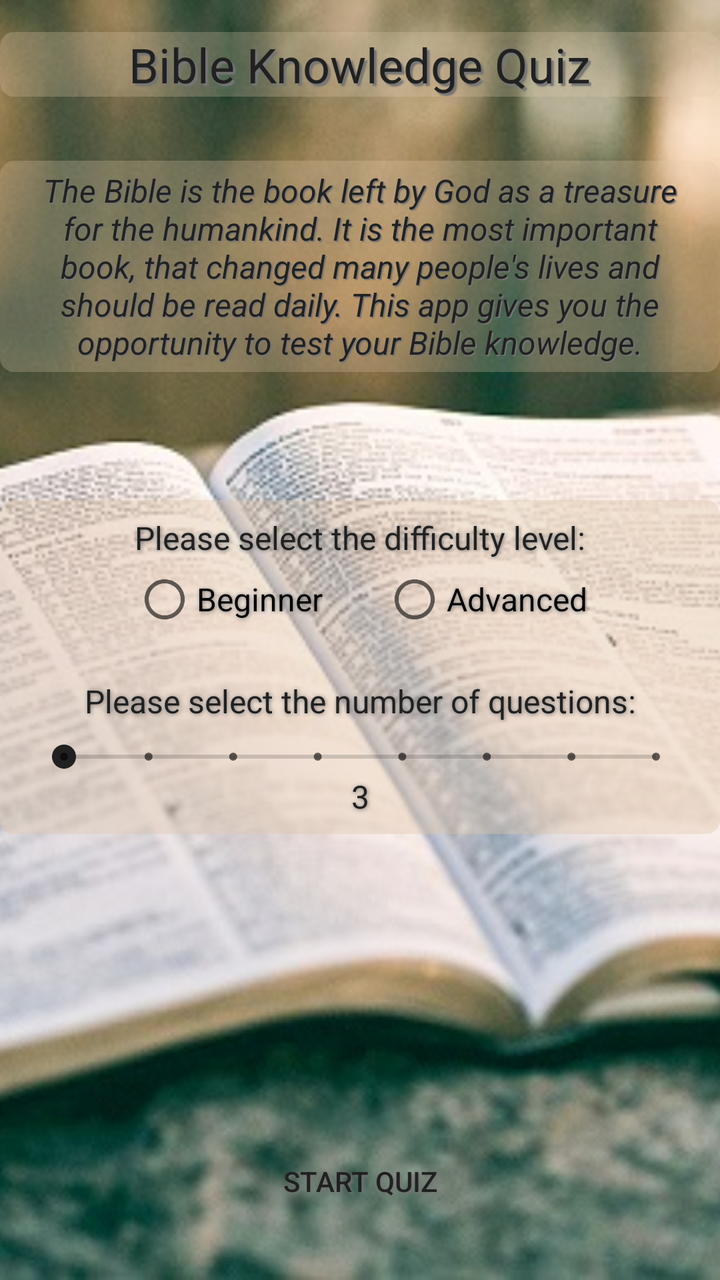
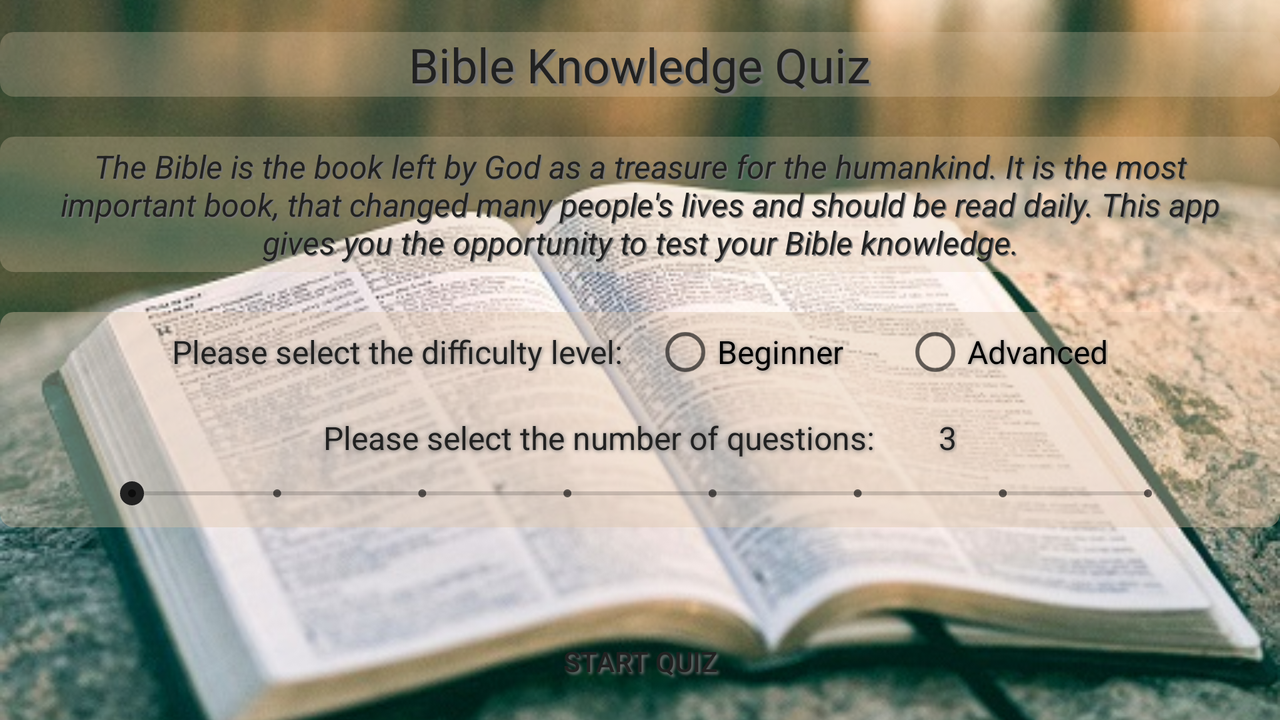

One screen, two layout resources from the same app: the default and the repository's alternative for another configuration. Each is rendered where Android would select it; the XML of both is given below.
<!-- AndroidManifest.xml: application theme AppTheme -->
<!-- res/layout/activity_home_screen.xml -->
<?xml version="1.0" encoding="utf-8"?>
<RelativeLayout xmlns:android="http://schemas.android.com/apk/res/android"
    xmlns:tools="http://schemas.android.com/tools"
    android:id="@+id/activity_home_screen"
    android:layout_width="match_parent"
    android:layout_height="match_parent"
    tools:context="com.example.android.bibleknowledgequiz.HomeScreen">

    <ImageView
        android:layout_width="match_parent"
        android:layout_height="match_parent"
        android:scaleType="centerCrop"
        android:src="@drawable/bible_background" />

    <RelativeLayout
        android:id="@+id/home_status_bar"
        android:layout_width="match_parent"
        android:layout_height="wrap_content"
        android:layout_marginTop="@dimen/activity_vertical_margin"
        android:background="@drawable/view_shape_1">

        <TextView
            android:id="@+id/status_bar_text"
            style="@style/TextHeader"
            android:layout_centerHorizontal="true"
            android:text="@string/app_name" />

        <ImageView
            android:id="@+id/overflow_button"
            android:layout_width="25dp"
            android:layout_height="match_parent"
            android:layout_alignBottom="@id/status_bar_text"
            android:layout_marginLeft="16dp"
            android:layout_alignParentLeft="true"
            android:layout_centerVertical="true"
            android:src="@drawable/three_lines_black_menu"
            android:clickable="true"
            android:onClick="showPopupMenu"/>
    </RelativeLayout>

    <TextView
        android:id="@+id/home_text"
        style="@style/homeText"
        android:layout_below="@id/home_status_bar"
        android:text="@string/home_text" />

    <LinearLayout
        style="@style/homeMenuLayout"
        android:layout_below="@id/home_text"
        android:orientation="vertical"
        android:theme="@style/homeMenuStyle">

        <TextView
            style="@style/homeMenuDimensions"
            android:layout_marginBottom="@dimen/home_menu_vertical_body_margin_1"
            android:text="@string/home_difficulty" />

        <RadioGroup
            android:id="@+id/home_difficulty_level_radioGroup"
            android:layout_width="wrap_content"
            android:layout_height="wrap_content"
            android:orientation="horizontal">

            <RadioButton
                android:id="@+id/home_level_1_Button"
                style="@style/homeMenuDimensions"
                android:layout_marginRight="@dimen/home_space_btw_radio_buttons"
                android:text="@string/home_Level_1" />

            <RadioButton
                android:id="@+id/home_level_2_Button"
                style="@style/homeMenuDimensions"
                android:layout_marginLeft="@dimen/home_space_btw_radio_buttons"
                android:text="@string/home_Level_2" />
        </RadioGroup>

        <TextView
            style="@style/homeMenuDimensions"
            android:layout_marginBottom="@dimen/home_menu_vertical_body_margin_2"
            android:layout_marginTop="@dimen/home_menu_vertical_body_margin_4"
            android:text="@string/home_choose_no_of_questions" />

        <SeekBar
            android:id="@+id/home_seekbar_nr_of_questions"
            style="@style/homeMenuDimensions"
            android:layout_marginLeft="@dimen/activity_horizontal_margin"
            android:layout_marginRight="@dimen/activity_horizontal_margin"
            android:max="7"
            android:theme="@style/Widget.AppCompat.SeekBar.Discrete" />

        <TextView
            android:id="@+id/home_number_of_questions"
            style="@style/homeMenuDimensions"
            android:text="@string/home_no_of_questions" />
    </LinearLayout>

    <Button
        android:id="@+id/home_startQuizButton"
        style="@style/homeButtonStyle"
        android:layout_width="wrap_content"
        android:layout_height="wrap_content"
        android:text="@string/home_button_start_quiz" />



</RelativeLayout>
<!-- resources referenced by this layout -->
<resources>
  <dimen name="activity_horizontal_margin">16dp</dimen>
  <dimen name="activity_vertical_margin">16dp</dimen>
  <dimen name="home_menu_vertical_body_margin_1">4dp</dimen>
  <dimen name="home_menu_vertical_body_margin_2">8dp</dimen>
  <dimen name="home_menu_vertical_body_margin_4">24dp</dimen>
  <dimen name="home_space_btw_radio_buttons">15dp</dimen>
  <!-- drawable view_shape_1 (drawable) -->
  <?xml version="1.0" encoding="utf-8"?>
  <shape xmlns:android="http://schemas.android.com/apk/res/android"
      android:shape="rectangle">
      <solid android:color="@color/header_background_color" />
      <corners android:radius="7dp" />
  </shape>
  <string name="app_name">Bible Knowledge Quiz</string>
  <string name="home_Level_1">Beginner</string>
  <string name="home_Level_2">Advanced</string>
  <string name="home_button_start_quiz">Start Quiz</string>
  <string name="home_choose_no_of_questions">Please select the number of questions: </string>
  <string name="home_difficulty">Please select the difficulty level: </string>
  <string name="home_no_of_questions" translatable="false">3</string>
  <string name="home_text">The Bible is the book left by God as a treasure for the humankind. It is the most important book, that changed many people\'s lives and should be read daily. This app gives you the opportunity to test your Bible knowledge.</string>
  <style name="homeMenuDimensions">
          <item name="android:layout_width">match_parent</item>
          <item name="android:layout_height">wrap_content</item>
      </style>
  <style name="homeMenuLayout" parent="homeMenuDimensions">
          <item name="android:layout_marginTop">@dimen/home_menu_vertical_top_margin</item>
          <item name="android:paddingTop">@dimen/home_menu_vertical_body_margin_2</item>
          <item name="android:paddingBottom">@dimen/home_menu_vertical_body_margin_2</item>
          <item name="android:background">@drawable/view_shape_2</item>
      </style>
  <style name="AppTheme" parent="Theme.AppCompat.Light.NoActionBar">
          
          <item name="colorPrimary">@color/colorPrimary</item>
          <item name="colorPrimaryDark">@color/colorPrimaryDark</item>
          <item name="android:textColorTertiary">#a98553</item>
          <item name="colorAccent">@color/colorAccent</item>
      </style>
  <color name="header_background_color">#45dec6aa</color>
  <style name="Headline">
          <item name="android:textSize">@dimen/Headline</item>
          <item name="android:fontFamily">sans-serif</item>
      </style>
  <color name="header_text_color">#212121</color>
  <color name="button_disabled">#757575</color>
  <style name="Button">
          <item name="android:textSize">@dimen/Button</item>
          <item name="android:fontFamily">sans-serif-medium</item>
          <item name="android:textAllCaps">true</item>
      </style>
  <dimen name="home_button_min_height">35dp</dimen>
  <dimen name="home_button_vertical_margin">32dp</dimen>
  <dimen name="home_menu_vertical_top_margin">64dp</dimen>
  <!-- drawable view_shape_2 (drawable) -->
  <?xml version="1.0" encoding="utf-8"?>
  <shape xmlns:android="http://schemas.android.com/apk/res/android"
      android:shape="rectangle">
      <solid android:color="@color/menu_background_color" />
      <corners android:radius="7dp" />
  </shape>
  <style name="Subheading">
          <item name="android:textSize">@dimen/Subheading</item>
          <item name="android:fontFamily">sans-serif</item>
      </style>
  <dimen name="story_vertical_margin">32dp</dimen>
  <dimen name="story_vertical_padding">4dp</dimen>
  <color name="colorPrimary">#3F51B5</color>
  <color name="colorPrimaryDark">#303F9F</color>
  <color name="colorAccent">#212121</color>
  <dimen name="Headline">24sp</dimen>         //Headline - regular 24sp
  <dimen name="Button">14sp</dimen>           //MEDIUM (ALL CAPS) 14sp
  <color name="menu_background_color">#65dec6aa</color>
  <dimen name="Subheading">16sp</dimen>       //Subheading - regular 16sp (device)
  <!-- some entries are left out for length -->
</resources>
<!-- res/layout-land/activity_home_screen.xml (the repository's variant of the layout above) -->
<!-- drawn on the phone turned sideways -->
<?xml version="1.0" encoding="utf-8"?>
<RelativeLayout xmlns:android="http://schemas.android.com/apk/res/android"
    xmlns:tools="http://schemas.android.com/tools"
    android:id="@+id/activity_home_screen"
    android:layout_width="match_parent"
    android:layout_height="match_parent"
    tools:context="com.example.android.bibleknowledgequiz.HomeScreen">

    <ImageView
        android:layout_width="match_parent"
        android:layout_height="match_parent"
        android:scaleType="centerCrop"
        android:src="@drawable/bible_background" />

    <RelativeLayout
        android:id="@+id/home_status_bar"
        android:layout_width="match_parent"
        android:layout_height="wrap_content"
        android:layout_marginTop="@dimen/activity_vertical_margin"
        android:background="@drawable/view_shape_1">

        <TextView
            android:id="@+id/status_bar_text"
            style="@style/TextHeader"
            android:layout_centerHorizontal="true"
            android:text="@string/app_name" />

        <ImageView
            android:id="@+id/overflow_button"
            android:layout_width="@dimen/overflow_width"
            android:layout_height="match_parent"
            android:layout_alignBottom="@id/status_bar_text"
            android:layout_alignParentLeft="true"
            android:layout_centerVertical="true"
            android:layout_marginLeft="@dimen/overflow_left_margin"
            android:clickable="true"
            android:src="@drawable/three_lines_black_menu" />
    </RelativeLayout>

    <TextView
        android:id="@+id/home_text"
        style="@style/homeText"
        android:layout_below="@id/home_status_bar"
        android:text="@string/home_text" />

    <LinearLayout
        style="@style/homeMenuLayout"
        android:layout_alignParentLeft="true"
        android:layout_alignParentStart="true"
        android:layout_below="@id/home_text"
        android:orientation="vertical"
        android:theme="@style/homeMenuStyle">

        <LinearLayout
            android:layout_width="wrap_content"
            android:layout_height="wrap_content"
            android:layout_gravity="center"
            android:gravity="center"
            android:orientation="horizontal">

            <TextView
                style="@style/homeMenuDimensions"
                android:text="@string/home_difficulty" />

            <RadioGroup
                android:id="@+id/home_difficulty_level_radioGroup"
                android:layout_width="wrap_content"
                android:layout_height="wrap_content"
                android:orientation="horizontal">

                <RadioButton
                    android:id="@+id/home_level_1_Button"
                    style="@style/homeMenuDimensions"
                    android:layout_marginLeft="@dimen/home_space_btw_radio_buttons"
                    android:layout_marginRight="@dimen/home_space_btw_radio_buttons"
                    android:text="@string/home_Level_1" />

                <RadioButton
                    android:id="@+id/home_level_2_Button"
                    style="@style/homeMenuDimensions"
                    android:layout_marginLeft="@dimen/home_space_btw_radio_buttons"
                    android:text="@string/home_Level_2" />
            </RadioGroup>
        </LinearLayout>

        <LinearLayout
            android:layout_width="wrap_content"
            android:layout_height="wrap_content"
            android:layout_gravity="center"
            android:layout_marginBottom="@dimen/home_menu_vertical_body_margin_2"
            android:layout_marginTop="@dimen/home_menu_vertical_body_margin_3"
            android:gravity="center"
            android:orientation="horizontal">

            <TextView
                style="@style/homeMenuDimensions"
                android:text="@string/home_choose_no_of_questions" />

            <TextView
                android:id="@+id/home_number_of_questions"
                style="@style/homeMenuDimensions"
                android:layout_marginLeft="@dimen/home_menu_vertical_body_margin_5"
                android:text="@string/home_no_of_questions" />
        </LinearLayout>

        <SeekBar
            android:id="@+id/home_seekbar_nr_of_questions"
            style="@style/homeMenuDimensions"
            android:layout_marginLeft="@dimen/home_menu_vertical_body_margin_6"
            android:layout_marginRight="@dimen/home_menu_vertical_body_margin_6"
            android:max="@integer/max_nr_quest_add"
            android:theme="@style/Widget.AppCompat.SeekBar.Discrete" />
    </LinearLayout>

    <Button
        android:id="@+id/home_startQuizButton"
        style="@style/homeButtonStyle"
        android:layout_width="wrap_content"
        android:layout_height="wrap_content"
        android:text="@string/home_button_start_quiz" />

</RelativeLayout>
<!-- resources referenced by the variant -->
<!-- as the phone turned sideways resolves them -->
<resources>
  <!-- from res/values-land/ -->
  <dimen name="activity_vertical_margin">16dp</dimen>
  <!-- from res/values-land/ -->
  <dimen name="home_menu_vertical_body_margin_2">8dp</dimen>
  <!-- from res/values-land/ -->
  <dimen name="home_menu_vertical_body_margin_3">16dp</dimen>
  <!-- from res/values-land/ -->
  <dimen name="home_menu_vertical_body_margin_5">32dp</dimen>
  <!-- from res/values-land/ -->
  <dimen name="home_menu_vertical_body_margin_6">50dp</dimen>
  <!-- from res/values-land/ -->
  <dimen name="home_space_btw_radio_buttons">15dp</dimen>
  <!-- from res/values-land/ -->
  <dimen name="overflow_left_margin">16dp</dimen>
  <!-- from res/values-land/ -->
  <dimen name="overflow_width">25dp</dimen>
  <integer name="max_nr_quest_add">7</integer>
  <string name="app_name">Bible Knowledge Quiz</string>
  <string name="home_Level_1">Beginner</string>
  <string name="home_Level_2">Advanced</string>
  <string name="home_button_start_quiz">Start Quiz</string>
  <string name="home_choose_no_of_questions">Please select the number of questions: </string>
  <string name="home_difficulty">Please select the difficulty level: </string>
  <string name="home_no_of_questions" translatable="false">3</string>
  <string name="home_text">The Bible is the book left by God as a treasure for the humankind. It is the most important book, that changed many people\'s lives and should be read daily. This app gives you the opportunity to test your Bible knowledge.</string>
  <!-- from res/values-land/ -->
  <style name="homeMenuDimensions">
          <item name="android:layout_width">match_parent</item>
          <item name="android:layout_height">wrap_content</item>
      </style>
  <color name="header_background_color">#45dec6aa</color>
  <!-- from res/values-land/ -->
  <style name="Headline">
          <item name="android:textSize">@dimen/Headline</item>
          <item name="android:fontFamily">sans-serif</item>
      </style>
  <color name="header_text_color">#212121</color>
  <color name="button_disabled">#757575</color>
  <!-- from res/values-land/ -->
  <style name="Button">
          <item name="android:textSize">@dimen/Button</item>
          <item name="android:fontFamily">sans-serif-medium</item>
          <item name="android:textAllCaps">true</item>
      </style>
  <!-- from res/values-land/ -->
  <dimen name="home_button_min_height">35dp</dimen>
  <!-- from res/values-land/ -->
  <dimen name="home_button_vertical_margin">12dp</dimen>
  <!-- from res/values-land/ -->
  <dimen name="home_menu_vertical_top_margin">20dp</dimen>
  <!-- from res/values-land/ -->
  <dimen name="home_menu_vertical_body_margin_1">4dp</dimen>
  <!-- drawable view_shape_2 (drawable) -->
  <?xml version="1.0" encoding="utf-8"?>
  <shape xmlns:android="http://schemas.android.com/apk/res/android"
      android:shape="rectangle">
      <solid android:color="@color/menu_background_color" />
      <corners android:radius="7dp" />
  </shape>
  <!-- from res/values-land/ -->
  <style name="Subheading">
          <item name="android:textSize">@dimen/Subheading</item>
          <item name="android:fontFamily">sans-serif</item>
      </style>
  <!-- from res/values-land/ -->
  <dimen name="story_vertical_margin">20dp</dimen>
  <!-- from res/values-land/ -->
  <dimen name="story_vertical_padding">4dp</dimen>
  <!-- from res/values-land/ -->
  <dimen name="activity_horizontal_margin">16dp</dimen>
  <color name="colorPrimary">#3F51B5</color>
  <color name="colorPrimaryDark">#303F9F</color>
  <color name="colorAccent">#212121</color>
  <!-- from res/values-land/ -->
  <dimen name="Headline">24sp</dimen>         //Headline - regular 24sp
  <!-- from res/values-land/ -->
  <dimen name="Button">14sp</dimen>           //MEDIUM (ALL CAPS) 14sp
  <color name="menu_background_color">#65dec6aa</color>
  <!-- from res/values-land/ -->
  <dimen name="Subheading">16sp</dimen>       //Subheading - regular 16sp (device)
  <!-- some entries are left out for length -->
</resources>
